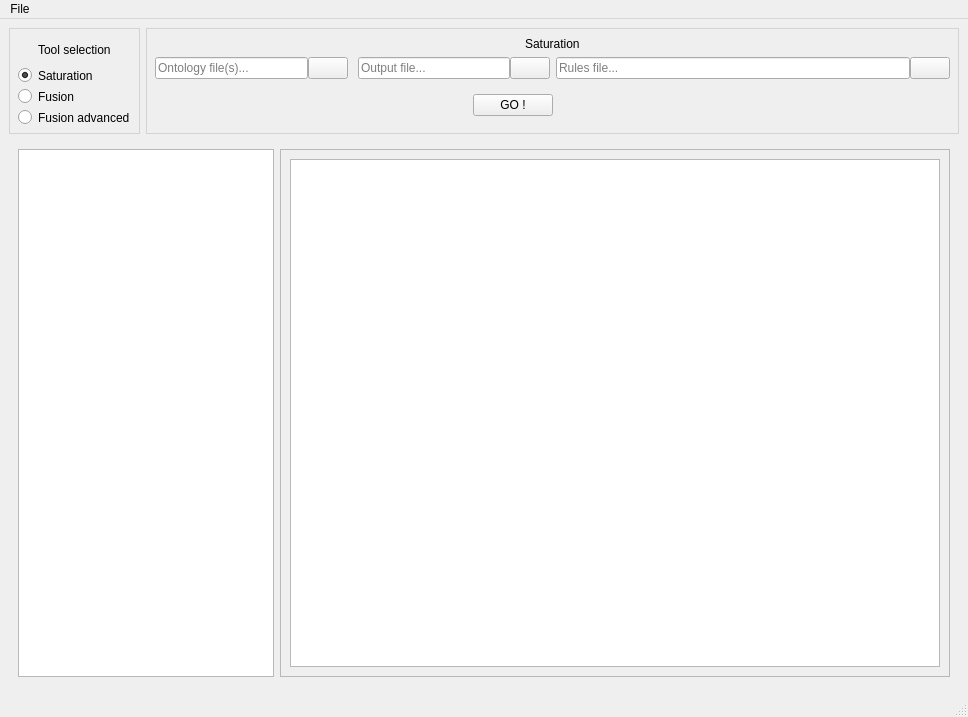
<?xml version="1.0" encoding="UTF-8"?>
<ui version="4.0">
 <class>OntologyTool</class>
 <widget class="QMainWindow" name="OntologyTool">
  <property name="windowModality">
   <enum>Qt::NonModal</enum>
  </property>
  <property name="geometry">
   <rect>
    <x>0</x>
    <y>0</y>
    <width>968</width>
    <height>717</height>
   </rect>
  </property>
  <property name="windowTitle">
   <string>Ontology Tool</string>
  </property>
  <widget class="QWidget" name="windowWidget">
   <layout class="QGridLayout" name="gridLayout_2">
    <item row="0" column="0">
     <widget class="QWidget" name="toolSelectionWidget" native="true">
      <property name="font">
       <font>
        <weight>50</weight>
        <bold>false</bold>
       </font>
      </property>
      <property name="styleSheet">
       <string notr="true">QWidget#toolSelectionWidget
{
  border:1px solid lightgrey;
}</string>
      </property>
      <layout class="QGridLayout" name="gridLayout_3">
       <item row="0" column="0" alignment="Qt::AlignHCenter">
        <widget class="QLabel" name="toolSelectionLabel">
         <property name="styleSheet">
          <string notr="true">border:none</string>
         </property>
         <property name="text">
          <string>Tool selection</string>
         </property>
        </widget>
       </item>
       <item row="1" column="0">
        <layout class="QVBoxLayout" name="toolSelection">
         <item>
          <widget class="QRadioButton" name="radioSaturation">
           <property name="toolTip">
            <string>&lt;html&gt;&lt;head/&gt;&lt;body&gt;&lt;p&gt;&lt;span style=&quot; color:#000000;&quot;&gt;Saturate a ontology with&lt;/span&gt;&lt;/p&gt;&lt;p&gt;&lt;span style=&quot; color:#000000;&quot;&gt;a list of rules in SPARQL&lt;/span&gt;&lt;br/&gt;&lt;/p&gt;&lt;/body&gt;&lt;/html&gt;</string>
           </property>
           <property name="styleSheet">
            <string notr="true">border:none</string>
           </property>
           <property name="text">
            <string>Saturation</string>
           </property>
           <property name="checked">
            <bool>true</bool>
           </property>
          </widget>
         </item>
         <item>
          <widget class="QRadioButton" name="radioFusion">
           <property name="toolTip">
            <string>&lt;html&gt;&lt;head/&gt;&lt;body&gt;&lt;p&gt;&lt;span style=&quot; color:#000000;&quot;&gt;Merge ontologies into&lt;/span&gt;&lt;/p&gt;&lt;p&gt;&lt;span style=&quot; color:#000000;&quot;&gt;a output file&lt;/span&gt;&lt;/p&gt;&lt;/body&gt;&lt;/html&gt;</string>
           </property>
           <property name="styleSheet">
            <string notr="true">border:none</string>
           </property>
           <property name="text">
            <string>Fusion</string>
           </property>
          </widget>
         </item>
         <item>
          <widget class="QRadioButton" name="radioFusionAdv">
           <property name="toolTip">
            <string>&lt;html&gt;&lt;head/&gt;&lt;body&gt;&lt;p&gt;&lt;span style=&quot; color:#000000;&quot;&gt;Merge 2 ontologies&lt;/span&gt;&lt;/p&gt;&lt;p&gt;&lt;span style=&quot; color:#000000;&quot;&gt;with advanced controls&lt;/span&gt;&lt;/p&gt;&lt;p&gt;&lt;span style=&quot; color:#000000;&quot;&gt;(adding, removing triples)&lt;/span&gt;&lt;/p&gt;&lt;/body&gt;&lt;/html&gt;</string>
           </property>
           <property name="styleSheet">
            <string notr="true">border:none</string>
           </property>
           <property name="text">
            <string>Fusion advanced</string>
           </property>
          </widget>
         </item>
        </layout>
       </item>
      </layout>
     </widget>
    </item>
    <item row="0" column="1">
     <layout class="QHBoxLayout" name="horizontalLayout" stretch="0">
      <item>
       <widget class="QWidget" name="optionsToolWidget" native="true">
        <property name="sizePolicy">
         <sizepolicy hsizetype="Expanding" vsizetype="Fixed">
          <horstretch>0</horstretch>
          <verstretch>0</verstretch>
         </sizepolicy>
        </property>
        <property name="styleSheet">
         <string notr="true">QWidget#optionsToolWidget
{
  border:1px solid lightgrey;
}</string>
        </property>
        <layout class="QGridLayout" name="gridLayout_5">
         <item row="1" column="1">
          <layout class="QHBoxLayout" name="rulesLayout">
           <property name="spacing">
            <number>0</number>
           </property>
           <item>
            <widget class="QLineEdit" name="rulesFile">
             <property name="enabled">
              <bool>true</bool>
             </property>
             <property name="sizePolicy">
              <sizepolicy hsizetype="Expanding" vsizetype="Expanding">
               <horstretch>0</horstretch>
               <verstretch>0</verstretch>
              </sizepolicy>
             </property>
             <property name="toolTip">
              <string>&lt;html&gt;&lt;head/&gt;&lt;body&gt;&lt;p&gt;Put your file containing&lt;/p&gt;&lt;p&gt;the rules in SPARQL here&lt;/p&gt;&lt;/body&gt;&lt;/html&gt;</string>
             </property>
             <property name="styleSheet">
              <string notr="true"/>
             </property>
             <property name="dragEnabled">
              <bool>false</bool>
             </property>
             <property name="placeholderText">
              <string>Rules file...</string>
             </property>
            </widget>
           </item>
           <item>
            <widget class="QPushButton" name="browseRules_2">
             <property name="enabled">
              <bool>true</bool>
             </property>
             <property name="sizePolicy">
              <sizepolicy hsizetype="Fixed" vsizetype="Fixed">
               <horstretch>0</horstretch>
               <verstretch>0</verstretch>
              </sizepolicy>
             </property>
             <property name="toolTip">
              <string>&lt;html&gt;&lt;head/&gt;&lt;body&gt;&lt;p&gt;Browse rules file&lt;/p&gt;&lt;/body&gt;&lt;/html&gt;</string>
             </property>
             <property name="styleSheet">
              <string notr="true"/>
             </property>
             <property name="text">
              <string/>
             </property>
             <property name="icon">
              <iconset resource="Images/Images.qrc">
               <normaloff>:/folder-search.png</normaloff>:/folder-search.png</iconset>
             </property>
            </widget>
           </item>
          </layout>
         </item>
         <item row="0" column="0" colspan="2" alignment="Qt::AlignHCenter">
          <widget class="QLabel" name="modeSelectedLabel">
           <property name="styleSheet">
            <string notr="true">border:none</string>
           </property>
           <property name="text">
            <string>Saturation</string>
           </property>
          </widget>
         </item>
         <item row="1" column="0">
          <layout class="QHBoxLayout" name="horizontalLayout_2">
           <property name="spacing">
            <number>10</number>
           </property>
           <item>
            <layout class="QHBoxLayout" name="inputLayout">
             <property name="spacing">
              <number>0</number>
             </property>
             <property name="sizeConstraint">
              <enum>QLayout::SetDefaultConstraint</enum>
             </property>
             <item>
              <widget class="QLineEdit" name="ontologyFiles">
               <property name="sizePolicy">
                <sizepolicy hsizetype="Expanding" vsizetype="Expanding">
                 <horstretch>0</horstretch>
                 <verstretch>0</verstretch>
                </sizepolicy>
               </property>
               <property name="baseSize">
                <size>
                 <width>0</width>
                 <height>0</height>
                </size>
               </property>
               <property name="toolTip">
                <string>&lt;html&gt;&lt;head/&gt;&lt;body&gt;&lt;p&gt;Put your input ontology(ies)&lt;/p&gt;&lt;p&gt;here. You can input any kind of &lt;/p&gt;&lt;p&gt;format (.rdf, .ttl, .owl)&lt;/p&gt;&lt;/body&gt;&lt;/html&gt;</string>
               </property>
               <property name="styleSheet">
                <string notr="true"/>
               </property>
               <property name="dragEnabled">
                <bool>false</bool>
               </property>
               <property name="placeholderText">
                <string>Ontology file(s)...</string>
               </property>
              </widget>
             </item>
             <item>
              <widget class="QPushButton" name="browseOntologies">
               <property name="sizePolicy">
                <sizepolicy hsizetype="Fixed" vsizetype="Fixed">
                 <horstretch>0</horstretch>
                 <verstretch>0</verstretch>
                </sizepolicy>
               </property>
               <property name="toolTip">
                <string>&lt;html&gt;&lt;head/&gt;&lt;body&gt;&lt;p&gt;Browse input files&lt;/p&gt;&lt;/body&gt;&lt;/html&gt;</string>
               </property>
               <property name="styleSheet">
                <string notr="true"/>
               </property>
               <property name="text">
                <string/>
               </property>
               <property name="icon">
                <iconset resource="Images/Images.qrc">
                 <normaloff>:/folder-search.png</normaloff>:/folder-search.png</iconset>
               </property>
              </widget>
             </item>
            </layout>
           </item>
           <item>
            <layout class="QHBoxLayout" name="outputLayout">
             <property name="spacing">
              <number>0</number>
             </property>
             <item>
              <widget class="QLineEdit" name="outputName">
               <property name="sizePolicy">
                <sizepolicy hsizetype="Expanding" vsizetype="Expanding">
                 <horstretch>0</horstretch>
                 <verstretch>0</verstretch>
                </sizepolicy>
               </property>
               <property name="toolTip">
                <string>&lt;html&gt;&lt;head/&gt;&lt;body&gt;&lt;p&gt;Put the output name of&lt;/p&gt;&lt;p&gt;the file here. You can add&lt;/p&gt;&lt;p&gt;the extension .rdf or .ttl&lt;/p&gt;&lt;/body&gt;&lt;/html&gt;</string>
               </property>
               <property name="styleSheet">
                <string notr="true"/>
               </property>
               <property name="dragEnabled">
                <bool>false</bool>
               </property>
               <property name="placeholderText">
                <string>Output file...</string>
               </property>
              </widget>
             </item>
             <item>
              <widget class="QPushButton" name="browseOutput">
               <property name="sizePolicy">
                <sizepolicy hsizetype="Fixed" vsizetype="Expanding">
                 <horstretch>0</horstretch>
                 <verstretch>0</verstretch>
                </sizepolicy>
               </property>
               <property name="toolTip">
                <string>&lt;html&gt;&lt;head/&gt;&lt;body&gt;&lt;p&gt;Browse output file&lt;/p&gt;&lt;/body&gt;&lt;/html&gt;</string>
               </property>
               <property name="styleSheet">
                <string notr="true"/>
               </property>
               <property name="text">
                <string/>
               </property>
               <property name="icon">
                <iconset resource="Images/Images.qrc">
                 <normaloff>:/Save-icon.png</normaloff>:/Save-icon.png</iconset>
               </property>
              </widget>
             </item>
            </layout>
           </item>
          </layout>
         </item>
         <item row="2" column="0" colspan="2">
          <widget class="QWidget" name="widget" native="true">
           <layout class="QHBoxLayout" name="horizontalLayout_9">
            <item>
             <layout class="QHBoxLayout" name="horizontalLayout_8">
              <property name="spacing">
               <number>0</number>
              </property>
              <item alignment="Qt::AlignRight|Qt::AlignVCenter">
               <widget class="QPushButton" name="goButton">
                <property name="sizePolicy">
                 <sizepolicy hsizetype="Fixed" vsizetype="Fixed">
                  <horstretch>0</horstretch>
                  <verstretch>0</verstretch>
                 </sizepolicy>
                </property>
                <property name="toolTip">
                 <string>&lt;html&gt;&lt;head/&gt;&lt;body&gt;&lt;p&gt;Launch the tool&lt;/p&gt;&lt;/body&gt;&lt;/html&gt;</string>
                </property>
                <property name="text">
                 <string>GO !</string>
                </property>
               </widget>
              </item>
              <item alignment="Qt::AlignLeft|Qt::AlignVCenter">
               <widget class="QPushButton" name="stopButton">
                <property name="sizePolicy">
                 <sizepolicy hsizetype="Fixed" vsizetype="Fixed">
                  <horstretch>0</horstretch>
                  <verstretch>0</verstretch>
                 </sizepolicy>
                </property>
                <property name="toolTip">
                 <string>&lt;html&gt;&lt;head/&gt;&lt;body&gt;&lt;p&gt;Stop the tool&lt;/p&gt;&lt;/body&gt;&lt;/html&gt;</string>
                </property>
                <property name="styleSheet">
                 <string notr="true">border:none</string>
                </property>
                <property name="text">
                 <string/>
                </property>
                <property name="icon">
                 <iconset resource="Images/Images.qrc">
                  <normaloff>:/stop-icon.ico</normaloff>:/stop-icon.ico</iconset>
                </property>
                <property name="iconSize">
                 <size>
                  <width>28</width>
                  <height>28</height>
                 </size>
                </property>
               </widget>
              </item>
             </layout>
            </item>
           </layout>
          </widget>
         </item>
        </layout>
       </widget>
      </item>
     </layout>
    </item>
    <item row="1" column="0" colspan="2">
     <widget class="QWidget" name="listViewWidget" native="true">
      <layout class="QGridLayout" name="gridLayout_4">
       <item row="0" column="1">
        <layout class="QVBoxLayout" name="verticalLayout_2">
         <item>
          <widget class="QScrollArea" name="scrollArea">
           <property name="widgetResizable">
            <bool>true</bool>
           </property>
           <widget class="QWidget" name="scrollAreaWidgetContents">
            <property name="geometry">
             <rect>
              <x>0</x>
              <y>0</y>
              <width>664</width>
              <height>496</height>
             </rect>
            </property>
            <property name="sizePolicy">
             <sizepolicy hsizetype="Expanding" vsizetype="Expanding">
              <horstretch>0</horstretch>
              <verstretch>0</verstretch>
             </sizepolicy>
            </property>
            <layout class="QGridLayout" name="gridLayout_6">
             <item row="0" column="0">
              <widget class="QTextEdit" name="sortieConsole">
               <property name="styleSheet">
                <string notr="true"/>
               </property>
               <property name="readOnly">
                <bool>true</bool>
               </property>
              </widget>
             </item>
            </layout>
           </widget>
          </widget>
         </item>
        </layout>
       </item>
       <item row="0" column="0">
        <layout class="QVBoxLayout" name="verticalLayout">
         <item alignment="Qt::AlignLeft">
          <widget class="QTableWidget" name="tableWidget">
           <property name="sizePolicy">
            <sizepolicy hsizetype="Fixed" vsizetype="Expanding">
             <horstretch>0</horstretch>
             <verstretch>0</verstretch>
            </sizepolicy>
           </property>
          </widget>
         </item>
        </layout>
       </item>
      </layout>
     </widget>
    </item>
   </layout>
  </widget>
  <widget class="QMenuBar" name="menubar">
   <property name="geometry">
    <rect>
     <x>0</x>
     <y>0</y>
     <width>968</width>
     <height>25</height>
    </rect>
   </property>
   <widget class="QMenu" name="menuFile">
    <property name="title">
     <string>File</string>
    </property>
    <addaction name="actionExit"/>
   </widget>
   <addaction name="menuFile"/>
  </widget>
  <widget class="QStatusBar" name="statusbar"/>
  <action name="actionExit">
   <property name="text">
    <string>Exit</string>
   </property>
   <property name="shortcut">
    <string>Ctrl+Q</string>
   </property>
   <property name="shortcutContext">
    <enum>Qt::ApplicationShortcut</enum>
   </property>
  </action>
 </widget>
 <resources>
  <include location="Images/Images.qrc"/>
 </resources>
 <connections/>
</ui>
